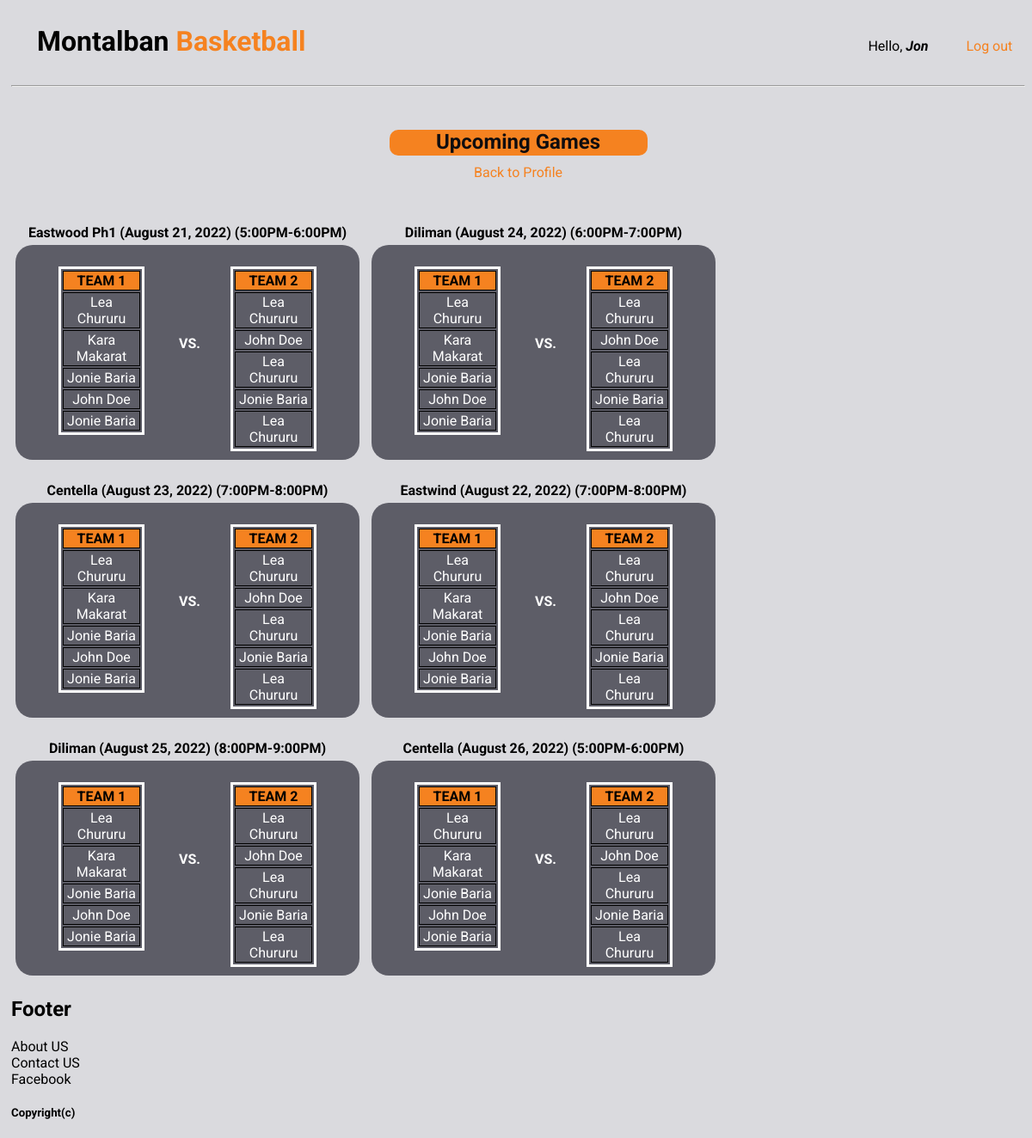
Page /matchups/ (signed in) on the committed database.
### gametime/models.py (models this page shows)
class Schedule(models.Model):
	COURTS = (
		('Eastwood Ph1', 'Eastwood Ph1'),
		('Eastwood Ph2', 'Eastwood Ph2'),
		('Diliman', 'Diliman'),
		('Eastwind', 'Eastwind'),
		('Centella', 'Centella'),
		)
	TIME = (
		('5:00PM-6:00PM', '5:00PM-6:00PM'),
		('6:00PM-7:00PM', '6:00PM-7:00PM'),
		('7:00PM-8:00PM', '7:00PM-8:00PM'),
		('8:00PM-9:00PM', '8:00PM-9:00PM'),
		)
	court = models.CharField(max_length=200, null=True,blank=True, choices=COURTS)
	schedule = models.CharField(max_length=200, null=True, blank=True, choices=TIME)
	statman = models.CharField(max_length=200, blank=True, null=True)
	price = models.FloatField(null=True, blank=True,)
	date = models.CharField(max_length=200, blank=True, null=True)
	def __str__(self):
		return f"{self.court} ({self.date}) ({self.schedule}) "

class Booking(models.Model):
	STATUS = (
		('waiting for players...', 'waiting for players...'),
		('Complete Players', 'Complete Players'),
		('Rescheduled', 'Rescheduled'),
		('Now Playing', 'Now Playing'),
		('Game Ended', 'Game Ended'),
		)
	player = models.ForeignKey(Player, null=True, blank=True, on_delete= models.SET_NULL)
	schedule = models.ForeignKey(Schedule, null=True,blank=True, on_delete= models.SET_NULL)
	date_booked = models.DateTimeField(auto_now_add=True, blank=True)
	status= models.CharField(max_length=200, null=True, blank=True, choices=STATUS)
	payment = models.ForeignKey(Tag, null=True, blank=True, on_delete= models.SET_NULL)
	def __str__(self):
 		return str(self.player)

class Player(models.Model):
	user = models.OneToOneField(User, null=True, on_delete=models.CASCADE)
	name = models.CharField(max_length=200, null=True, blank=True)
	age = models.CharField(max_length=200, null=True, blank=True)
	profile_pic = models.ImageField(null=True, blank=True)
	height = models.CharField(max_length=200, null=True, blank=True)
	phone = models.CharField(max_length=200, null=True, blank=True)
	email = models.CharField(max_length=200, null=True, blank=True)
	def __str__(self):
		return str(self.name)

### gametime/views.py (the view)
# urls.py: path('matchups/', views.matchups, name='matchups'),
def matchups(request):
    schedules =  Schedule.objects.all()
    all_scheds=[]
    for cutie in range(len(schedules)):
        all_scheds.append(schedules[cutie])
    my_dict = dict()
    for index,value in enumerate(all_scheds):
        my_dict[index] = value.booking_set.all()
    myfinal_list=[]
    for sched in range(len(my_dict)):
        myfinal_list.append(my_dict.get(sched))
    print(myfinal_list)
    cencourt1=Booking.objects.filter(schedule__court='Centella').filter(schedule__date='August 23, 2022').filter(schedule__schedule='7:00PM-8:00PM')
    cenTeam1=cencourt1[0:5]
    cenTeam2=cencourt1[6:11]
    centtitle=cencourt1.first()
    cencourt2=Booking.objects.filter(schedule__court='Centella').filter(schedule__date='August 26, 2022').filter(schedule__schedule='5:00PM-6:00PM')
    cen2Team1=cencourt2[0:5]
    cen2Team2=cencourt2[6:11]
    cent2title=cencourt2.first()
    ephOneCourt1=Booking.objects.filter(schedule__court='Eastwood Ph1').filter(schedule__date='August 21, 2022').filter(schedule__schedule='5:00PM-6:00PM')
    ephOneTeam1=ephOneCourt1[0:5]
    ephOneTeam2=ephOneCourt1[6:11]
    ephOnetitle=ephOneCourt1.first()
    DilCourt1=Booking.objects.filter(schedule__court='Diliman').filter(schedule__date='August 24, 2022').filter(schedule__schedule='6:00PM-7:00PM')
    DilTeam1=DilCourt1[0:5]
    DilTeam2=DilCourt1[6:11]
    Diltitle=DilCourt1.first()
    DilCourt2=Booking.objects.filter(schedule__court='Diliman').filter(schedule__date='August 25, 2022').filter(schedule__schedule='8:00PM-9:00PM')
    Dil2Team1=DilCourt2[0:5]
    Dil2Team2=DilCourt2[6:11]
    Dil2title=DilCourt2.first()
    ewdCourt1=Booking.objects.filter(schedule__court='Eastwind').filter(schedule__date='August 22, 2022').filter(schedule__schedule='7:00PM-8:00PM')
    ewdTeam1=ewdCourt1[0:5]
    ewdTeam2=ewdCourt1[6:11]
    ewdtitle=ewdCourt1.first()
    context = {'cencourt1':cencourt1,
               'cenTeam1':cenTeam1,
               'cenTeam2':cenTeam2,
               'centtitle':centtitle,
               'cencourt2':cencourt2,
               'cen2Team1':cen2Team1,
               'cen2Team2':cen2Team2,
               'cent2title':cent2title,
               'ephOneCourt1':ephOneCourt1,
               'ephOneTeam1':ephOneTeam1,
               'ephOneTeam2':ephOneTeam2,
               'ephOnetitle':ephOnetitle,
               'DilCourt1':DilCourt1,
               'DilTeam1':DilTeam1,
               'DilTeam2':DilTeam2,
               'Diltitle':Diltitle,
               'DilCourt2':DilCourt2,
               'Dil2Team1':Dil2Team1,
               'Dil2Team2':Dil2Team2,
               'Dil2title':Dil2title,
               'ewdCourt1':ewdCourt1,
               'ewdTeam1':ewdTeam1,
               'ewdTeam2':ewdTeam2,
               'ewdtitle':ewdtitle,
               'myfinal_list': myfinal_list,
               'all_scheds': all_scheds}
    return render(request,'gametime/matchups.html', context)

### gametime/templates/gametime/matchups.html
 {% extends 'gametime/main.html' %}
 {% block content %}
<div align="center"><p style="font-family: Roboto; background-color: #f58220; width: 300px;height: 30px; font-size: x-large; font-weight: bolder; border-radius: 10px; color: #0f0d0f; margin-top: 50px;">Upcoming Games</p>
<p align="center" style="margin-top: 10px; margin-bottom:30px"><a style="font-family: Roboto; color: #f58220; margin-top: 10px; text-decoration: none;" href="{% url 'PlayerProf' %}" > Back to Profile</a></p>
</div>
<div style="font-family: Roboto; display: inline-block;">
    {% for one in all_scheds %}
        <div style="
            width: 410px;
            height: 300px;
            display:inline-block;
            justify-content: center;
            justify-items: center;
            align-items: center;
            align: center;"
                >
            <h4 style="margin-bottom: 5px"align="center">{{one}}</h4>
            <div style="
               display: inline-block;
               height: 250px;
               width: 400px;
               background-color: #5d5d67;
               border-radius: 20px;
               justify-content: center;
               justify-items: center;
               align-items: center;
               align: center;
               margin-top: 0px;
                ">
                    <div style="
                    display: grid;
                    grid-template-columns: 100px 100px 100px;
                    height: 120px;
                    vertical-align: top;
                    justify-content: center;
                    padding-top: 20px;
                    margin-top: 5px;
                    color: white;">
                    <div style="
                display:inline-block; vertical-align: top;
                "
                >
                    <table align="center" style="border: solid;">
                        <tr>
                            <th style="background-color: #f58220; color: black;">TEAM 1</th>
                        </tr>
                        {% for one in cenTeam1 %}
                        <tr>
                            <td>{{one}}</td>
                        </tr>
                        {% endfor %}
                    </table>
                    </div>
                <div style="display: inline-block;
                vertical-align: middle;
                height: 100px;
                margin-top: 30px;
                margin-bottom: 30px;
                margin-left: 40px;
                justify-content: center;
                align-items: center;
                padding-top: 50px;
                ">
                    <p style="font-size: medium;
                    font-weight: bold;
                    ">VS.</p>
                </div>
                 <div style="
                display:inline-block;
                vertical-align: top;">
                    <table align="center"  style="border: solid;">
                        <tr>
                            <th style="background-color: #f58220; color: black;">TEAM 2</th>
                        </tr>
                        {% for two in cenTeam2 %}
                        <tr>
                            <td>{{two}}</td>
                        </tr>
                        {% endfor %}
                    </table>
                </div>
                </div>
            </div>
        </div>
        {% endfor %}
</div>
 {% endblock %}

### gametime/templates/gametime/main.html (shortened to what this page needs)
<!DOCTYPE html>
<html>
<head>
</head>
<body style="background-color:#dadade; padding-left: 5px;">
<div style="margin-bottom:10px">
	<div style="display:inline-block;"><h1 style="display: inline-block;margin-right: 650px; margin-left: 30px; font-family: Roboto;">Montalban <span style="color:#f58220;">Basketball</span></h1>
	</div>
	<div align="center" style="display: inline-block;font-family: roboto;">Hello, <b><i>{{request.user}}</i></b>
	<p style="display: inline-block; "><span style="margin-left: 40px; color:#f58220; font-family: roboto"><a style="color: #f58220; text-decoration: none;" href="{% url 'logout' %}">Log out</a></span></p>
	</div>
</div>
<hr>
	{%block content%}
	{% endblock %}
	<div style="font-family: roboto"><h2>Footer</h2>
	<p>About US</p>
	<p>Contact US</p>
	<p>Facebook</p>
	<h5>Copyright(c)</h5></div>
</body>
</html>

### gametime/templates/gametime/main.html (style rules this page uses)
table, th, td { border: 1px solid black; text-align: center; }
p { margin: 0; }

### rows in the picture
Schedule: court+date+schedule "Eastwood Ph1 (August 21, 2022) (5:00PM-6:00PM)"
Booking: player.name "Lea Chururu"
Booking: player.name "Kara Makarat"
Booking: player.name "Jonie Baria"
Booking: player.name "John Doe"
Booking: player.name "Jonie Baria"
Booking: player.name "Lea Chururu"
Booking: player.name "John Doe"
Booking: player.name "Lea Chururu"
Booking: player.name "Jonie Baria"
Booking: player.name "Lea Chururu"
Schedule: court+date+schedule "Diliman (August 24, 2022) (6:00PM-7:00PM)"
Schedule: court+date+schedule "Centella (August 23, 2022) (7:00PM-8:00PM)"
Schedule: court+date+schedule "Eastwind (August 22, 2022) (7:00PM-8:00PM)"
Schedule: court+date+schedule "Diliman (August 25, 2022) (8:00PM-9:00PM)"
Schedule: court+date+schedule "Centella (August 26, 2022) (5:00PM-6:00PM)"

### other values in the picture
{{ request.user }} "Jon"
